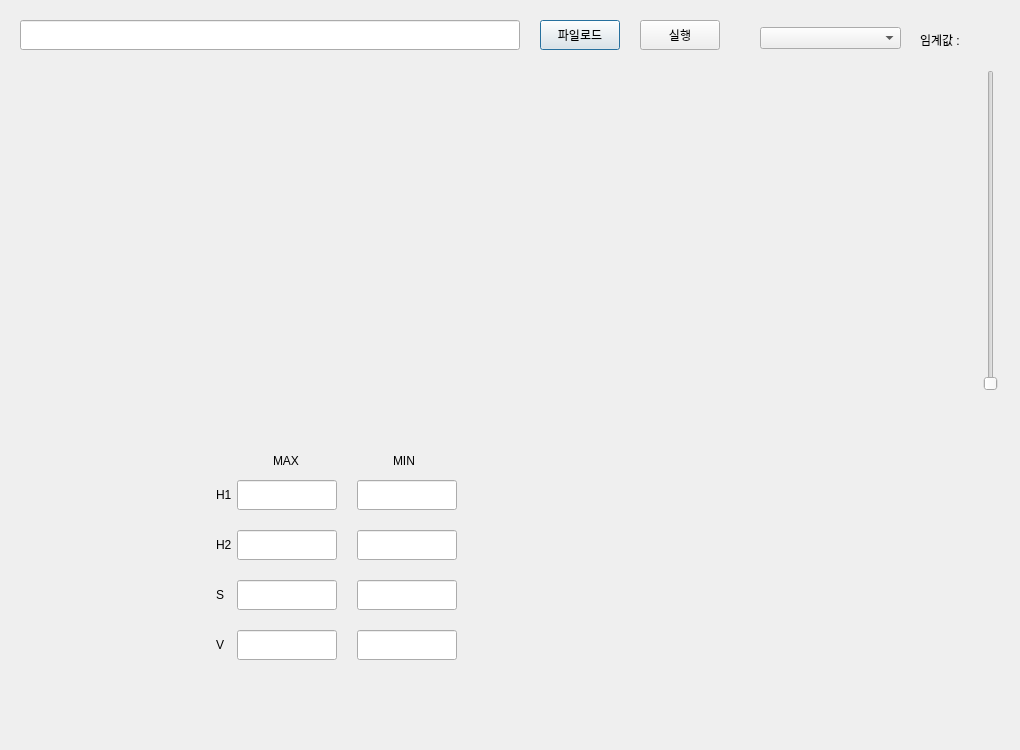
<?xml version="1.0" encoding="UTF-8"?>
<ui version="4.0">
 <class>Dialog</class>
 <widget class="QDialog" name="Dialog">
  <property name="geometry">
   <rect>
    <x>0</x>
    <y>0</y>
    <width>1020</width>
    <height>750</height>
   </rect>
  </property>
  <property name="windowTitle">
   <string>Dialog</string>
  </property>
  <widget class="QPushButton" name="loadBtn">
   <property name="geometry">
    <rect>
     <x>540</x>
     <y>20</y>
     <width>80</width>
     <height>30</height>
    </rect>
   </property>
   <property name="text">
    <string>파일로드</string>
   </property>
  </widget>
  <widget class="QPushButton" name="procBtn">
   <property name="geometry">
    <rect>
     <x>640</x>
     <y>20</y>
     <width>80</width>
     <height>30</height>
    </rect>
   </property>
   <property name="text">
    <string>실행</string>
   </property>
  </widget>
  <widget class="QLineEdit" name="filePath">
   <property name="geometry">
    <rect>
     <x>20</x>
     <y>20</y>
     <width>500</width>
     <height>30</height>
    </rect>
   </property>
  </widget>
  <widget class="QLabel" name="imgSrc">
   <property name="geometry">
    <rect>
     <x>20</x>
     <y>70</y>
     <width>460</width>
     <height>320</height>
    </rect>
   </property>
   <property name="text">
    <string/>
   </property>
   <property name="pixmap">
    <pixmap>image/1.jpg</pixmap>
   </property>
  </widget>
  <widget class="QLabel" name="imgDst">
   <property name="geometry">
    <rect>
     <x>500</x>
     <y>410</y>
     <width>460</width>
     <height>320</height>
    </rect>
   </property>
   <property name="text">
    <string/>
   </property>
   <property name="pixmap">
    <pixmap>image/orange.png</pixmap>
   </property>
  </widget>
  <widget class="QLabel" name="imgThr">
   <property name="geometry">
    <rect>
     <x>500</x>
     <y>70</y>
     <width>460</width>
     <height>320</height>
    </rect>
   </property>
   <property name="text">
    <string/>
   </property>
   <property name="pixmap">
    <pixmap>image/2.jpg</pixmap>
   </property>
  </widget>
  <widget class="QLineEdit" name="lineEdit_2">
   <property name="geometry">
    <rect>
     <x>237</x>
     <y>480</y>
     <width>100</width>
     <height>30</height>
    </rect>
   </property>
  </widget>
  <widget class="QLineEdit" name="lineEdit_3">
   <property name="geometry">
    <rect>
     <x>357</x>
     <y>480</y>
     <width>100</width>
     <height>30</height>
    </rect>
   </property>
  </widget>
  <widget class="QLineEdit" name="lineEdit_4">
   <property name="geometry">
    <rect>
     <x>237</x>
     <y>530</y>
     <width>100</width>
     <height>30</height>
    </rect>
   </property>
  </widget>
  <widget class="QLineEdit" name="lineEdit_5">
   <property name="geometry">
    <rect>
     <x>357</x>
     <y>530</y>
     <width>100</width>
     <height>30</height>
    </rect>
   </property>
  </widget>
  <widget class="QLineEdit" name="lineEdit_6">
   <property name="geometry">
    <rect>
     <x>237</x>
     <y>580</y>
     <width>100</width>
     <height>30</height>
    </rect>
   </property>
  </widget>
  <widget class="QLineEdit" name="lineEdit_7">
   <property name="geometry">
    <rect>
     <x>357</x>
     <y>580</y>
     <width>100</width>
     <height>30</height>
    </rect>
   </property>
  </widget>
  <widget class="QLineEdit" name="lineEdit_8">
   <property name="geometry">
    <rect>
     <x>237</x>
     <y>630</y>
     <width>100</width>
     <height>30</height>
    </rect>
   </property>
  </widget>
  <widget class="QLineEdit" name="lineEdit_9">
   <property name="geometry">
    <rect>
     <x>357</x>
     <y>630</y>
     <width>100</width>
     <height>30</height>
    </rect>
   </property>
  </widget>
  <widget class="QLabel" name="label_4">
   <property name="geometry">
    <rect>
     <x>273</x>
     <y>455</y>
     <width>70</width>
     <height>12</height>
    </rect>
   </property>
   <property name="text">
    <string>MAX</string>
   </property>
  </widget>
  <widget class="QLabel" name="label_5">
   <property name="geometry">
    <rect>
     <x>393</x>
     <y>455</y>
     <width>70</width>
     <height>12</height>
    </rect>
   </property>
   <property name="text">
    <string>MIN</string>
   </property>
  </widget>
  <widget class="QLabel" name="label_6">
   <property name="geometry">
    <rect>
     <x>216</x>
     <y>489</y>
     <width>70</width>
     <height>12</height>
    </rect>
   </property>
   <property name="text">
    <string>H1</string>
   </property>
  </widget>
  <widget class="QLabel" name="label_7">
   <property name="geometry">
    <rect>
     <x>216</x>
     <y>539</y>
     <width>70</width>
     <height>12</height>
    </rect>
   </property>
   <property name="text">
    <string>H2</string>
   </property>
  </widget>
  <widget class="QLabel" name="label_8">
   <property name="geometry">
    <rect>
     <x>216</x>
     <y>589</y>
     <width>70</width>
     <height>12</height>
    </rect>
   </property>
   <property name="text">
    <string>S</string>
   </property>
  </widget>
  <widget class="QLabel" name="label_9">
   <property name="geometry">
    <rect>
     <x>216</x>
     <y>639</y>
     <width>70</width>
     <height>12</height>
    </rect>
   </property>
   <property name="text">
    <string>V</string>
   </property>
  </widget>
  <widget class="QComboBox" name="comboBox">
   <property name="geometry">
    <rect>
     <x>760</x>
     <y>27</y>
     <width>141</width>
     <height>22</height>
    </rect>
   </property>
  </widget>
  <widget class="QSlider" name="hSlider">
   <property name="geometry">
    <rect>
     <x>980</x>
     <y>70</y>
     <width>22</width>
     <height>321</height>
    </rect>
   </property>
   <property name="orientation">
    <enum>Qt::Vertical</enum>
   </property>
  </widget>
  <widget class="QLabel" name="label_threshold">
   <property name="geometry">
    <rect>
     <x>920</x>
     <y>34</y>
     <width>90</width>
     <height>12</height>
    </rect>
   </property>
   <property name="text">
    <string>임계값 : </string>
   </property>
  </widget>
 </widget>
 <resources/>
 <connections/>
</ui>
